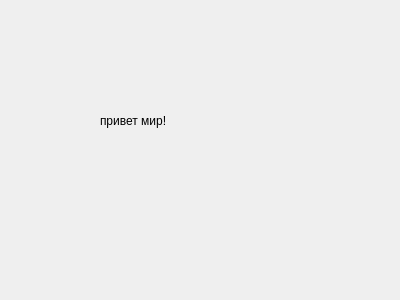
<?xml version="1.0" encoding="UTF-8"?>
<ui version="4.0">
 <class>SecondWindow</class>
 <widget class="QDialog" name="SecondWindow">
  <property name="geometry">
   <rect>
    <x>0</x>
    <y>0</y>
    <width>400</width>
    <height>300</height>
   </rect>
  </property>
  <property name="windowTitle">
   <string>Dialog</string>
  </property>
  <widget class="QLabel" name="label">
   <property name="geometry">
    <rect>
     <x>100</x>
     <y>90</y>
     <width>171</width>
     <height>61</height>
    </rect>
   </property>
   <property name="text">
    <string>привет мир!</string>
   </property>
  </widget>
 </widget>
 <resources/>
 <connections/>
</ui>
